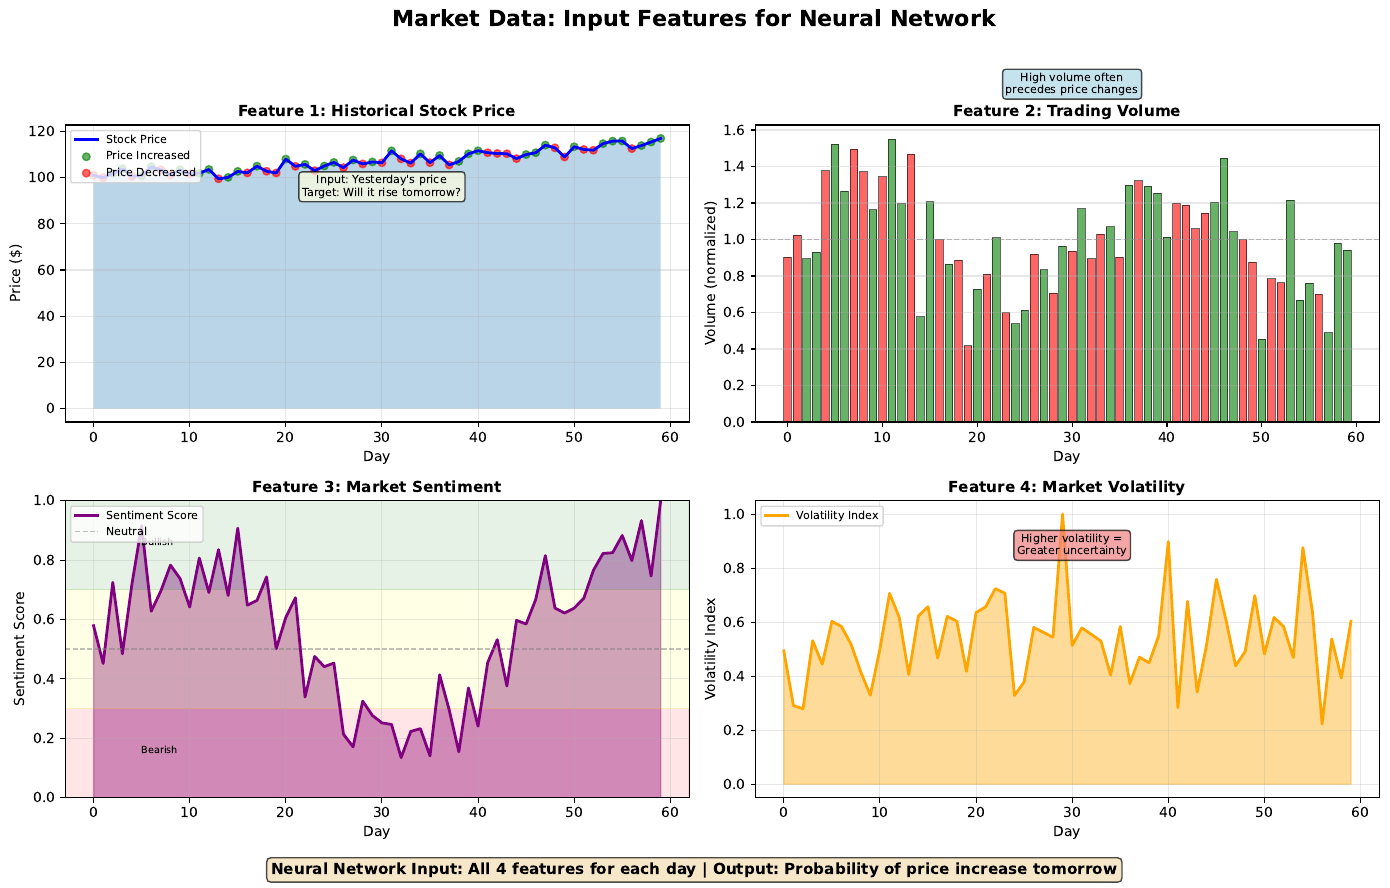

This chart was generated by the following Python code:
# ==============================================================================
# Chart: Market Prediction Data
# Source: https://github.com/Digital-AI-Finance/neural-networks/tree/main/09_market_prediction_data/
# Author: Digital-AI-Finance
# License: MIT License
# Created: 2025-11-23
# ==============================================================================

"""
Market Prediction Data

Neural network visualization chart

Source: https://github.com/Digital-AI-Finance/neural-networks/tree/main/09_market_prediction_data/
"""

CHART_METADATA = {
    'name': 'Market Prediction Data',
    'url': 'https://github.com/Digital-AI-Finance/neural-networks/tree/main/09_market_prediction_data/',
    'author': 'Digital-AI-Finance',
    'license': 'MIT License',
    'created': '2025-11-23',
    'description': 'Neural network visualization chart'
}

import matplotlib.pyplot as plt
import numpy as np
import pandas as pd

# Set up the figure
fig, axes = plt.subplots(2, 2, figsize=(14, 9))
fig.suptitle('Market Data: Input Features for Neural Network', fontsize=16, fontweight='bold')

# Generate synthetic but realistic market data
np.random.seed(42)
days = 60
dates = np.arange(days)

# Feature 1: Stock Price (with trend and noise)
base_price = 100
trend = np.linspace(0, 15, days)
noise = np.random.randn(days) * 2
price = base_price + trend + noise
price = np.maximum(price, 90)  # Floor at 90

# Feature 2: Trading Volume (normalized)
volume_base = 1.0
volume = volume_base + 0.3 * np.sin(dates / 5) + 0.2 * np.random.randn(days)
volume = np.abs(volume)

# Feature 3: Market Sentiment Score (oscillating)
sentiment = 0.5 + 0.3 * np.sin(dates / 7) + 0.1 * np.random.randn(days)
sentiment = np.clip(sentiment, 0, 1)

# Feature 4: Volatility Index
volatility = 0.4 + 0.2 * np.abs(np.sin(dates / 10)) + 0.15 * np.random.randn(days)
volatility = np.clip(volatility, 0.1, 1.0)

# Target: Price direction (up or down next day)
price_change = np.diff(price, prepend=price[0])
target = (price_change > 0).astype(int)

# PLOT 1: Stock Price
ax1 = axes[0, 0]
ax1.plot(dates, price, 'b-', linewidth=2, label='Stock Price')
ax1.fill_between(dates, price, alpha=0.3)
ax1.scatter(dates[target == 1], price[target == 1], color='green', s=30, alpha=0.6, label='Price Increased')
ax1.scatter(dates[target == 0], price[target == 0], color='red', s=30, alpha=0.6, label='Price Decreased')
ax1.set_xlabel('Day', fontsize=10)
ax1.set_ylabel('Price ($)', fontsize=10)
ax1.set_title('Feature 1: Historical Stock Price', fontsize=11, fontweight='bold')
ax1.legend(loc='upper left', fontsize=8)
ax1.grid(True, alpha=0.3)

# Add annotation
ax1.text(30, 92, 'Input: Yesterday\'s price\nTarget: Will it rise tomorrow?',
        fontsize=8, ha='center', bbox=dict(boxstyle='round', facecolor='lightyellow', alpha=0.7))

# PLOT 2: Trading Volume
ax2 = axes[0, 1]
colors = ['green' if t == 1 else 'red' for t in target]
ax2.bar(dates, volume, color=colors, alpha=0.6, edgecolor='black', linewidth=0.5)
ax2.set_xlabel('Day', fontsize=10)
ax2.set_ylabel('Volume (normalized)', fontsize=10)
ax2.set_title('Feature 2: Trading Volume', fontsize=11, fontweight='bold')
ax2.grid(True, alpha=0.3, axis='y')
ax2.axhline(y=1.0, color='gray', linestyle='--', linewidth=1, alpha=0.5)

# Add annotation
ax2.text(30, 1.8, 'High volume often\nprecedes price changes',
        fontsize=8, ha='center', bbox=dict(boxstyle='round', facecolor='lightblue', alpha=0.7))

# PLOT 3: Market Sentiment
ax3 = axes[1, 0]
ax3.plot(dates, sentiment, 'purple', linewidth=2, label='Sentiment Score')
ax3.fill_between(dates, sentiment, alpha=0.4, color='purple')
ax3.axhline(y=0.5, color='gray', linestyle='--', linewidth=1, alpha=0.5, label='Neutral')
ax3.set_xlabel('Day', fontsize=10)
ax3.set_ylabel('Sentiment Score', fontsize=10)
ax3.set_title('Feature 3: Market Sentiment', fontsize=11, fontweight='bold')
ax3.set_ylim([0, 1])
ax3.legend(loc='upper left', fontsize=8)
ax3.grid(True, alpha=0.3)

# Add color bands
ax3.axhspan(0, 0.3, alpha=0.1, color='red', label='Negative')
ax3.axhspan(0.3, 0.7, alpha=0.1, color='yellow')
ax3.axhspan(0.7, 1.0, alpha=0.1, color='green')
ax3.text(5, 0.15, 'Bearish', fontsize=7)
ax3.text(5, 0.85, 'Bullish', fontsize=7)

# PLOT 4: Volatility Index
ax4 = axes[1, 1]
ax4.plot(dates, volatility, 'orange', linewidth=2, label='Volatility Index')
ax4.fill_between(dates, volatility, alpha=0.4, color='orange')
ax4.set_xlabel('Day', fontsize=10)
ax4.set_ylabel('Volatility Index', fontsize=10)
ax4.set_title('Feature 4: Market Volatility', fontsize=11, fontweight='bold')
ax4.legend(loc='upper left', fontsize=8)
ax4.grid(True, alpha=0.3)

# Add annotation
ax4.text(30, 0.85, 'Higher volatility =\nGreater uncertainty',
        fontsize=8, ha='center', bbox=dict(boxstyle='round', facecolor='lightcoral', alpha=0.7))

# Add overall explanation
explanation = 'Neural Network Input: All 4 features for each day | Output: Probability of price increase tomorrow'
fig.text(0.5, 0.02, explanation, ha='center', fontsize=11, fontweight='bold',
        bbox=dict(boxstyle='round', facecolor='wheat', alpha=0.7))

plt.tight_layout(rect=[0, 0.04, 1, 0.97])
plt.savefig('market_prediction_data.pdf', bbox_inches='tight', dpi=300)
print("Chart saved: market_prediction_data.pdf")

# Source: https://github.com/Digital-AI-Finance/neural-networks/tree/main/09_market_prediction_data/
